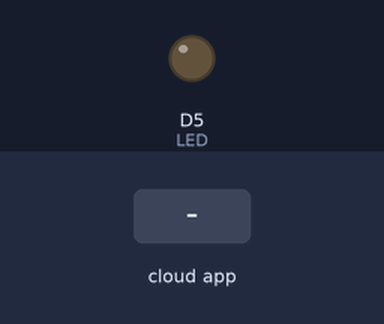
Simulated run of this sketch. Board: ESP8266 (NodeMCU). Parts: output pins drawn as LEDs (lit = HIGH). The test bench sets the inputs (shaded band). WiFi joins after 1.5 s; servers stay silent unless stated; no MQTT or app messages arrive unless stated; what the sketch prints to the serial monitor is not drawn.

Above: at 2.7 s.
2.8 s: the phone or cloud app sets LED to 1
At 3.9 s:
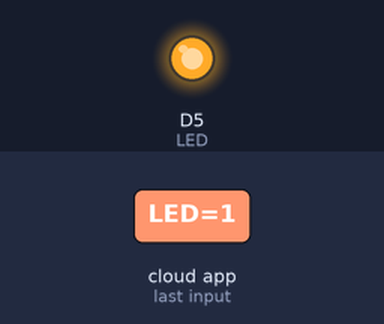
4.3 s: the phone or cloud app sets LED to 0
At 5.3 s:
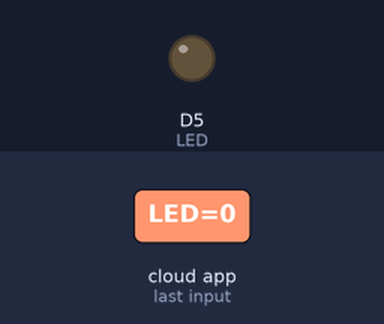
Timing chart, 0 to 7.3 s (numbered marks = the images above; inputs shaded):
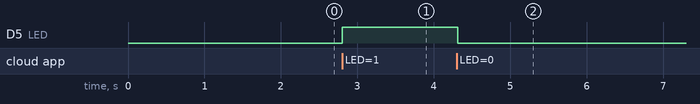

Measured:
- after the input at 2.8 s, D5 (LED): LOW → HIGH at once
- after the input at 4.3 s, D5 (LED): HIGH → LOW at once

The sketch:

Program_Kontrol_ESP8266_dg_Google_Assistant.ino
```cpp
/***************************************
 * Project Kontrol ESP8266 dengan Google Assistant
 * Board  : NodeMCU ESP8266 V3
 * Input  : Google Assistant
 * Output : LED
 * 99 Proyek IoT
 * www.ardutech.com
 ****************************************/

#include <ESP8266WiFi.h>
#include "Adafruit_MQTT.h"
#include "Adafruit_MQTT_Client.h"

#define LED            D5
//---GANTI SESUAI DENGAN JARINGAN WIFI
//---HOTSPOT ANDA
#define WLAN_SSID       "ArdutechWiFi" // Nama Hotspot/WiFi
#define WLAN_PASS       "12345678"  //  Password
#define AIO_SERVER      "io.adafruit.com"
#define AIO_SERVERPORT  1883          // use 8883 for SSL
//---GANTI SESUAI DENGAN USER NAME ADAFRUIT  ANDA
#define AIO_USERNAME    "ArdutechJogja"
//---GANTI SESUAI DENGAN IO KEY ADAFRUIT ANDA
#define AIO_KEY         "aio_mAXJ90DJnEIBVj0IDmG6BIMZqMAW"

WiFiClient client;
Adafruit_MQTT_Client mqtt(&client, AIO_SERVER, AIO_SERVERPORT, AIO_USERNAME, AIO_KEY);
Adafruit_MQTT_Subscribe LEDONOFF = Adafruit_MQTT_Subscribe(&mqtt, AIO_USERNAME"/feeds/LED"); // FeedName

void MQTT_connect();
//==========================================
void setup() {
  Serial.begin(9600);
  pinMode(LED, OUTPUT);
  Serial.println(); Serial.println();
  Serial.print("Connecting to ");
  Serial.println(WLAN_SSID);

  WiFi.begin(WLAN_SSID, WLAN_PASS);
  while (WiFi.status() != WL_CONNECTED) {
    delay(500);
    Serial.print(".");
  }
  Serial.println();

  Serial.println("WiFi connected");
  Serial.println("IP address: ");
  Serial.println(WiFi.localIP());
  mqtt.subscribe(&LEDONOFF);
}

void loop() {
  MQTT_connect();
  Adafruit_MQTT_Subscribe *subscription;
  while ((subscription = mqtt.readSubscription(20000))) {
    if (subscription == &LEDONOFF) {
      Serial.print(F("Got: "));
      Serial.println((char *)LEDONOFF.lastread);
      int Light1_State = atoi((char *)LEDONOFF.lastread);
      digitalWrite(LED, Light1_State);
    }
  }
}
//===========================================================
void MQTT_connect() {
  int8_t ret;
  if (mqtt.connected()) {
    return;
  }

  Serial.print("Connecting to MQTT... ");

  uint8_t retries = 3;

  while ((ret = mqtt.connect()) != 0) { // connect will return 0 for connected
    Serial.println(mqtt.connectErrorString(ret));
    Serial.println("Retrying MQTT connection in 5 seconds...");
    mqtt.disconnect();
    delay(5000);  // wait 5 seconds
    retries--;
    if (retries == 0) {
      while (1);
    }
  }
  Serial.println("MQTT Connected!");

}
```
